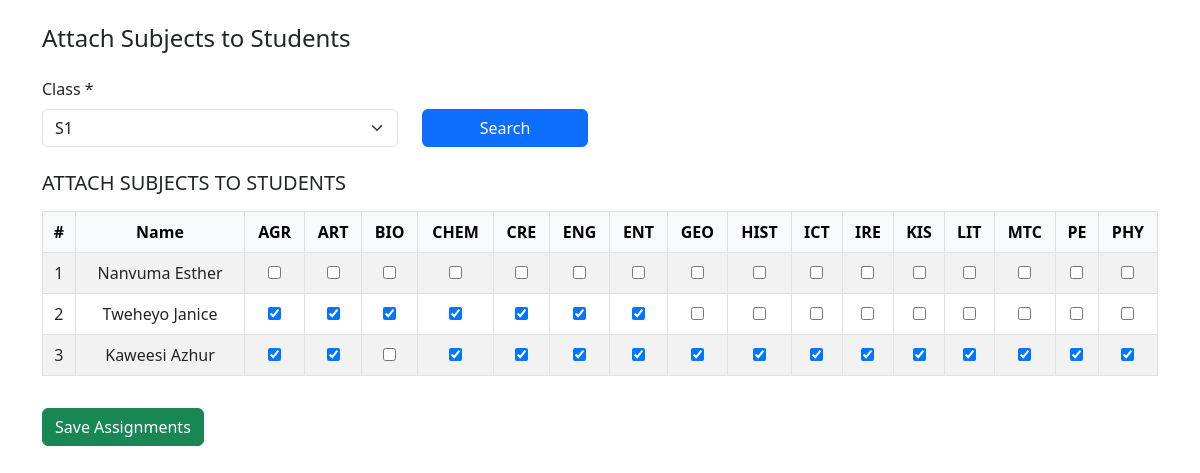
The page /subjects/subject_assignment.php?class_id=1 on the database its author committed.
### tables this page shows
CREATE TABLE `subjects` (
  `subject_id` int(11) NOT NULL,
  `name` varchar(100) DEFAULT NULL,
  `code` varchar(20) DEFAULT NULL,
  `description` text DEFAULT NULL
);

CREATE TABLE `students` (
  `student_id` int(11) NOT NULL,
  `first_name` varchar(50) DEFAULT NULL,
  `last_name` varchar(50) DEFAULT NULL,
  `dob` date DEFAULT NULL,
  `gender` enum('Male','Female','Other') DEFAULT NULL,
  `address` text DEFAULT NULL,
  `email` varchar(100) DEFAULT NULL,
  `phone` varchar(20) DEFAULT NULL,
  `guardian_id` int(11) DEFAULT NULL,
  `class_id` int(11) DEFAULT NULL,
  `class_name` varchar(50) DEFAULT NULL
);

### subjects/subject_assignment.php (the view, shortened to what this page needs)
<?php
require_once('../db.php');
$class_id = $_GET['class_id'] ?? '';
$classes = $conn->query("SELECT class_id, name FROM classes ORDER BY name");
$subjects = $conn->query("SELECT subject_id, code FROM subjects ORDER BY code");
$students = [];
if ($class_id) {
    $stmt = $conn->prepare("SELECT student_id, first_name, last_name FROM students WHERE class_id = ?");
    $stmt->bind_param('i', $class_id);
    $stmt->execute();
    $students = $stmt->get_result()->fetch_all(MYSQLI_ASSOC);
}
$assigned = [];
if ($class_id) {
    $result = $conn->query("SELECT student_id, subject_id FROM student_subjects");
    while ($row = $result->fetch_assoc()) {
        $assigned[$row['student_id']][$row['subject_id']] = true;
    }
}
?>
<!DOCTYPE html>
<html>
<head>
    <link href="https://cdn.jsdelivr.net/npm/bootstrap@5.3.0/dist/css/bootstrap.min.css" rel="stylesheet">
</head>
<body class="p-4">
<div class="container">
    <h4 class="mb-4">Attach Subjects to Students</h4>
    <form method="get" class="row mb-4">
        <div class="col-md-4">
            <label for="class_id" class="form-label">Class *</label>
            <select name="class_id" id="class_id" class="form-select" required>
				<?php while ($row = $classes->fetch_assoc()): ?>
					<option value="<?= $row['class_id'] ?>" <?= $class_id == $row['class_id'] ? 'selected' : '' ?>>
						<?= htmlspecialchars($row['name']) ?>
					</option>
				<?php endwhile; ?>
			</select>
        </div>
        <div class="col-md-2 align-self-end">
            <button type="submit" class="btn btn-primary w-100">Search</button>
        </div>
    </form>
    <?php if ($class_id && count($students) > 0): ?>
        <h5 class="mb-3">ATTACH SUBJECTS TO STUDENTS</h5>
        <form method="post" action="save_subject_assignments.php">
            <div class="table-responsive">
                <table class="table table-bordered table-striped align-middle">
                    <thead class="table-light">
                        <tr>
                            <th>#</th>
                            <th>Name</th>
                            <?php foreach ($subjects as $subject): ?>
                                <th><?= htmlspecialchars($subject['code']) ?></th>
                            <?php endforeach; ?>
                        </tr>
                    </thead>
                    <tbody>
                        <?php foreach ($students as $i => $student): ?>
                            <tr>
                                <td><?= $i + 1 ?></td>
                                <td><?= htmlspecialchars($student['first_name'] . ' ' . $student['last_name']) ?></td>
                                <?php foreach ($subjects as $subject): ?>
                                    <td>
                                        <input type="checkbox" name="subjects[<?= $student['student_id'] ?>][]" value="<?= $subject['subject_id'] ?>"
                                            <?= isset($assigned[$student['student_id']][$subject['subject_id']]) ? 'checked' : '' ?>>
                                    </td>
                                <?php endforeach; ?>
                            </tr>
                        <?php endforeach; ?>
                    </tbody>
                </table>
            </div>
            <button type="submit" class="btn btn-success mt-3">Save Assignments</button>
        </form>
    <?php elseif ($class_id): ?>
        <div class="alert alert-warning">No students found in this class.</div>
    <?php endif; ?>
</div>
</body>
</html>

### subjects/subject_assignment.php (style rules this page uses)
th, td { text-align: center; vertical-align: middle; }
.table-responsive { overflow-x: auto; }

### rows shown on the page
subjects: code "AGR"
subjects: code "ART"
subjects: code "BIO"
subjects: code "CHEM"
subjects: code "CRE"
subjects: code "ENG"
subjects: code "ENT"
subjects: code "GEO"
subjects: code "HIST"
subjects: code "ICT"
subjects: code "IRE"
subjects: code "KIS"
subjects: code "LIT"
subjects: code "MTC"
subjects: code "PE"
subjects: code "PHY"
students: first_name+last_name "Nanvuma Esther"
students: first_name+last_name "Tweheyo Janice", student_id "☑"
students: first_name+last_name "Kaweesi Azhur", student_id "☑"

### other values the page prints
form field class_id "S1"
